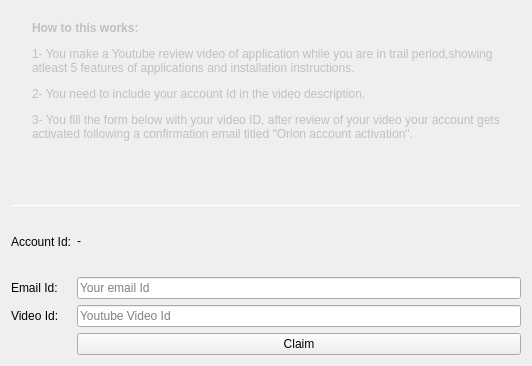
<?xml version="1.0" encoding="UTF-8"?>
<ui version="4.0">
 <class>ClaimOffer</class>
 <widget class="QWidget" name="ClaimOffer">
  <property name="geometry">
   <rect>
    <x>0</x>
    <y>0</y>
    <width>532</width>
    <height>366</height>
   </rect>
  </property>
  <property name="windowTitle">
   <string>Form</string>
  </property>
  <layout class="QVBoxLayout" name="verticalLayout">
   <item>
    <widget class="QWidget" name="wid" native="true">
     <property name="styleSheet">
      <string notr="true">QWidget{
		 padding: 9px;
	     color: silver;
         background-image:url(:/icons/texture.png);
		  background-clip: border;

	     background-color: qlineargradient(spread:reflect,
                 x1:1, y1:0, x2:1, y2:1, stop:0 
                rgba(24, 25, 26, 190), stop:1 
                rgba(24, 25, 26, 250));

}
		</string>
     </property>
     <layout class="QVBoxLayout" name="verticalLayout_2">
      <property name="topMargin">
       <number>1</number>
      </property>
      <item>
       <widget class="QLabel" name="label_2">
        <property name="styleSheet">
         <string notr="true">QLabel{
 background-color:transparent;
}</string>
        </property>
        <property name="text">
         <string>&lt;html&gt;&lt;head/&gt;&lt;body&gt;&lt;p&gt;&lt;span style=&quot; font-weight:600;&quot;&gt;How to this works:&lt;/span&gt;&lt;/p&gt;&lt;p&gt;1- You make a Youtube review video of application while you are in trail period,showing atleast 5 features of applications and installation instructions.&lt;/p&gt;&lt;p&gt;2- You need to include your account Id in the video description.&lt;/p&gt;&lt;p&gt;3- You fill the form below with your video ID, after review of your video your account gets activated following a confirmation email titled &amp;quot;Orion account activation&amp;quot;.&lt;/p&gt;&lt;p&gt;&lt;br/&gt;&lt;/p&gt;&lt;/body&gt;&lt;/html&gt;</string>
        </property>
        <property name="wordWrap">
         <bool>true</bool>
        </property>
       </widget>
      </item>
     </layout>
    </widget>
   </item>
   <item>
    <widget class="Line" name="line">
     <property name="minimumSize">
      <size>
       <width>0</width>
       <height>1</height>
      </size>
     </property>
     <property name="maximumSize">
      <size>
       <width>16777215</width>
       <height>1</height>
      </size>
     </property>
     <property name="orientation">
      <enum>Qt::Horizontal</enum>
     </property>
    </widget>
   </item>
   <item>
    <layout class="QGridLayout" name="gridLayout">
     <item row="1" column="0">
      <widget class="QLabel" name="label_4">
       <property name="text">
        <string>Email Id:</string>
       </property>
      </widget>
     </item>
     <item row="2" column="0">
      <widget class="QLabel" name="label_3">
       <property name="text">
        <string>Video Id:</string>
       </property>
      </widget>
     </item>
     <item row="2" column="1">
      <widget class="QLineEdit" name="video_id">
       <property name="placeholderText">
        <string>Youtube Video Id</string>
       </property>
      </widget>
     </item>
     <item row="0" column="1">
      <widget class="QLabel" name="account_id">
       <property name="text">
        <string>-</string>
       </property>
       <property name="textInteractionFlags">
        <set>Qt::LinksAccessibleByMouse|Qt::TextSelectableByMouse</set>
       </property>
      </widget>
     </item>
     <item row="0" column="0">
      <widget class="QLabel" name="label">
       <property name="text">
        <string>Account Id:</string>
       </property>
      </widget>
     </item>
     <item row="3" column="1">
      <widget class="QPushButton" name="claimButton">
       <property name="text">
        <string>Claim</string>
       </property>
       <property name="icon">
        <iconset resource="icons.qrc">
         <normaloff>:/icons/star-line.png</normaloff>:/icons/star-line.png</iconset>
       </property>
      </widget>
     </item>
     <item row="1" column="1">
      <widget class="QLineEdit" name="email_id">
       <property name="placeholderText">
        <string>Your email Id</string>
       </property>
      </widget>
     </item>
    </layout>
   </item>
  </layout>
 </widget>
 <resources>
  <include location="icons.qrc"/>
 </resources>
 <connections/>
</ui>
